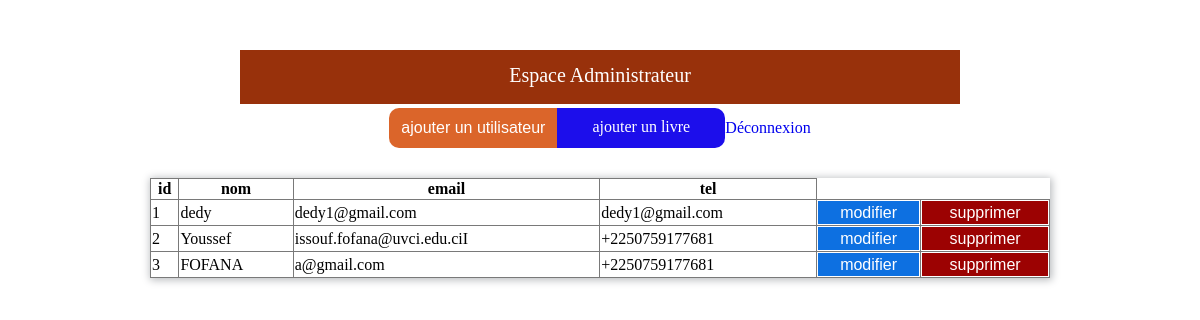
Page /data on the earlier database version.
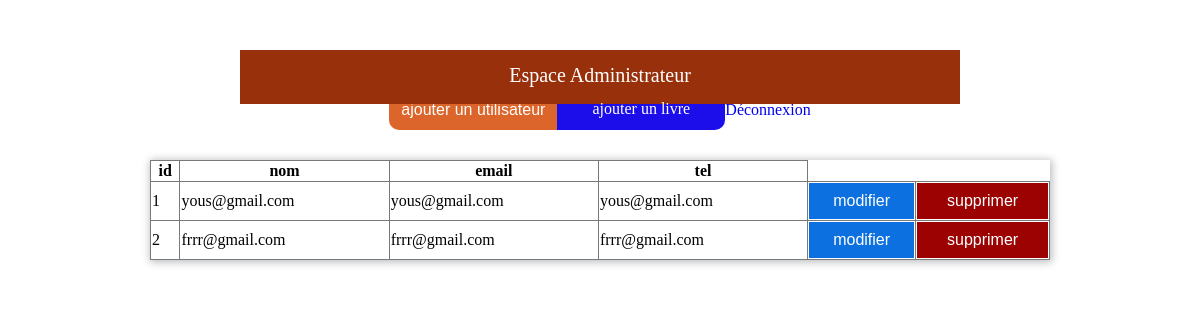
Same page on the later database version.
### app.py (models this page shows, shortened)
class User(db.Model):
    id = db.Column(db.Integer, primary_key=True)
    name = db.Column(db.String(20))
    email=db.Column(db.String(50), unique=True, nullable=False)
    tel=db.Column(db.String)
    password= db.Column(db.String(30))

### app.py (the view)
@app.route('/data', methods = ["GET"])
def data():
    listdata=User.query.all()
    return render_template('datalist.html',listdata=listdata)

### templates/datalist.html (shortened to what this page needs)
<!DOCTYPE html>
<html lang="en">
<head>
    <link rel="stylesheet" href=" {{url_for('static', filename='css/dataliste.css')}}">
</head>
<body>
  <div class="admi">Espace Administrateur</div>
  <table border="1">
    <thead>
        <th>id</th>
        <th>nom</th>
        <th>email</th>
        <th>tel</th>
    </thead>
    {% for dataa in listdata %}
    <tbody>
        <td>{{dataa.id}}</td><br>
        <td>{{dataa.name}}</td>
        <td>{{dataa.email}}</td>
        <td>{{dataa.tel}}</td>
        <td><a href="{{url_for('update',id=dataa.id)}}"><div class="azert">modifier</div></a></td>
        <td><a href="{{url_for('delete_user',id=dataa.id)}}"><div class="azert1">supprimer</div></a></td>
    </tbody>
    {% endfor %}
    <div class="cccccc">
      <div class="Ajouter"><a href="{{url_for('add_user')}}"><div class="azert11">ajouter un utilisateur</div></a></div class="Ajouter">
      <div class="Ajouters"><a href="{{url_for('image')}}"><div class="azert111">ajouter un livre</div></a></div class="Ajouter">
      <div class="Ajou"><a href="/logout">Déconnexion</a></div>
    </div>
  </table>
</body>
</html>

### static/css/dataliste.css (style rules this page uses)
body { padding: 0 ; margin: 0 auto; }
table { width: 75%; height: 100px; margin: 0 auto; background-color: rgb(255, 255, 255); box-shadow: 1px 1px 8px 1px rgb(184, 186, 189); border-collapse: collapse; position: relative; border: #797979; top: 30px; }
.azert11 { color: white; height: 100%; justify-content: center; align-items: center; display: flex; font-family: 'Gill Sans', 'Gill Sans MT', Calibri, 'Trebuchet MS', sans-serif; }
.azert { background-color: #0d70e1; color: white; height: 100%; justify-content: center; align-items: center; display: flex; font-family: 'Gill Sans', 'Gill Sans MT', Calibri, 'Trebuchet MS', sans-serif; }
.azert1 { background-color: #9c0202; color: white; height: 100%; justify-content: center; align-items: center; display: flex; font-family: 'Gill Sans', 'Gill Sans MT', Calibri, 'Trebuchet MS', sans-serif; }
.admi { background-color: rgb(152, 49, 11); width: 60%; height: 40px; justify-content: center; display: flex; text-align: center; position: relative; top: 50px; font-size: 20px; margin: 0 auto; font-size: 20px; color: white; padding-top: 14px; }
a { text-decoration: none; font-size: 1rem; }
.Ajouter { background-color: rgba(214, 79, 11, 0.869); width: 35%; height: 40px; justify-content: center; text-align: center; border-radius: 10px 0 0 10px; }
.Ajouters { background-color: #1c0eeb; border-radius: 0 10px 10px 0; width: 35%; height: 40px; justify-content: center; text-align: center; }
.Ajouters a { color: white; position: relative; top: 10px; }
.cccccc { display: flex; justify-content: center; align-items: center; width: 40%; margin: 0 auto; border-radius: 40px; }

Differences in the rows shown:
removed User: id "3", name "FOFANA", email "a@gmail.com", tel "+2250759177681"
changed User id 1: name "dedy" → "yous@gmail.com"; email "dedy1@gmail.com" → "yous@gmail.com"; tel "dedy1@gmail.com" → "yous@gmail.com"
changed User id 2: name "Youssef" → "frrr@gmail.com"; email "issouf.fofana@uvci.edu.ciI" → "frrr@gmail.com"; tel "+2250759177681" → "frrr@gmail.com"
